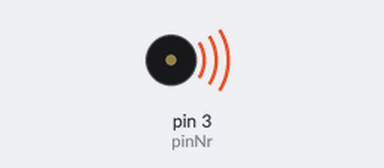
The sketch below on a simulated Arduino Nano, built with avr-gcc and run on an emulated ATmega328P. Shown: buzzer (waves = sounding).

Above: at 0.1 s.
At 11.0 s:
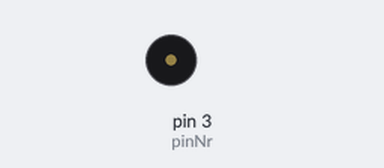
Timing chart, 0 to 12.5 s (numbered marks = the images above):
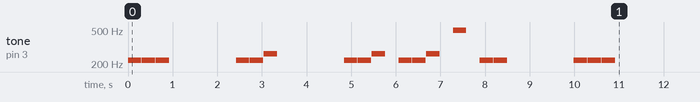

The sketch:

highwayToHell.ino
```cpp
//Arduino Board Used: Arduino Nano
//using D3 (pin 3) for the i/o of the buzzer


#define NOTE_B0  31
#define NOTE_C1  33
#define NOTE_CS1 35
#define NOTE_D1  37
#define NOTE_DS1 39
#define NOTE_E1  41
#define NOTE_F1  44
#define NOTE_FS1 46
#define NOTE_G1  49
#define NOTE_GS1 52
#define NOTE_A1  55
#define NOTE_AS1 58
#define NOTE_B1  62
#define NOTE_C2  65
#define NOTE_CS2 69
#define NOTE_D2  73
#define NOTE_DS2 78
#define NOTE_E2  82
#define NOTE_F2  87
#define NOTE_FS2 93
#define NOTE_G2  98
#define NOTE_GS2 104
#define NOTE_A2  110
#define NOTE_AS2 117
#define NOTE_B2  123
#define NOTE_C3  131
#define NOTE_CS3 139
#define NOTE_D3  147
#define NOTE_DS3 156
#define NOTE_E3  165
#define NOTE_F3  175
#define NOTE_FS3 185
#define NOTE_G3  196
#define NOTE_GS3 208
#define NOTE_A3  220
#define NOTE_AS3 233
#define NOTE_B3  247
#define NOTE_C4  262
#define NOTE_CS4 277
#define NOTE_D4  294
#define NOTE_DS4 311
#define NOTE_E4  330
#define NOTE_F4  349
#define NOTE_FS4 370
#define NOTE_G4  392
#define NOTE_GS4 415
#define NOTE_A4  440
#define NOTE_AS4 466
#define NOTE_B4  494
#define NOTE_C5  523
#define NOTE_CS5 554
#define NOTE_D5  587
#define NOTE_DS5 622
#define NOTE_E5  659
#define NOTE_F5  698
#define NOTE_FS5 740
#define NOTE_G5  784
#define NOTE_GS5 831
#define NOTE_A5  880
#define NOTE_AS5 932
#define NOTE_B5  988
#define NOTE_C6  1047
#define NOTE_CS6 1109
#define NOTE_D6  1175
#define NOTE_DS6 1245
#define NOTE_E6  1319
#define NOTE_F6  1397
#define NOTE_FS6 1480
#define NOTE_G6  1568
#define NOTE_GS6 1661
#define NOTE_A6  1760
#define NOTE_AS6 1865
#define NOTE_B6  1976
#define NOTE_C7  2093
#define NOTE_CS7 2217
#define NOTE_D7  2349
#define NOTE_DS7 2489
#define NOTE_E7  2637
#define NOTE_F7  2794
#define NOTE_FS7 2960
#define NOTE_G7  3136
#define NOTE_GS7 3322
#define NOTE_A7  3520
#define NOTE_AS7 3729
#define NOTE_B7  3951
#define NOTE_C8  4186
#define NOTE_CS8 4435
#define NOTE_D8  4699
#define NOTE_DS8 4978


const int pinNr = 3;
void setup() {
  pinMode(pinNr,OUTPUT);
  highwayToHell();
}

void loop() {

}

void highwayToHell(){

    hthGuitar();
//    hthGuitarPDrums();
}
//
// VOICE
//
void hthVoice(){
  //voice
    getNote(NOTE_G7,300); //Li
    getNote(NOTE_G7,300); //Ving
    getNote(NOTE_E7,300); //ea
    getNote(NOTE_E7,500); //sy
    delay(500);
    getNote(NOTE_G7,300); //Li
    getNote(NOTE_G7,300); //ving
    getNote(NOTE_E7,700); //free
    delay(500);
    getNote(NOTE_E7,300); //Sea
    delay(10);
    getNote(NOTE_G7,300); //son
    delay(10);
    getNote(NOTE_G7,300); //Ti
    delay(10);
    getNote(NOTE_E7,300); //che
    delay(10);
    getNote(NOTE_E7,300); //ts
    delay(10);
    getNote(NOTE_G7,300); //son
    getNote(NOTE_E7,100); //ts
    getNote(NOTE_E7,300); //ts
    getNote(NOTE_E7,700); //ts

}

//
//INTRO GUITAR
//
void hthGuitar(){
  getNote(NOTE_A3,300);
    delay(10);
    getNote(NOTE_A3,300);
    delay(10);
    getNote(NOTE_A3,300);

    delay(1500);
    //ta da DA
    getNote(NOTE_A3,300);
    delay(10);
    getNote(NOTE_A3,300);
    delay(10);
    getNote(NOTE_C4,300);

    delay(1500);
    //ta da DA
    getNote(NOTE_A3,300);
    delay(10);
    getNote(NOTE_A3,300);
    delay(10);
    getNote(NOTE_C4,300);

    delay(300);
    getNote(NOTE_A3,300);
    delay(10);
    getNote(NOTE_A3,300);
    delay(10);
    getNote(NOTE_C4,300);

    delay(300);
    getNote(NOTE_B4,300);
    delay(300);
    getNote(NOTE_A3,300);
    delay(10);
    getNote(NOTE_A3,300);

    delay(1500);
    getNote(NOTE_A3,300);
    delay(10);
    getNote(NOTE_A3,300);
    delay(10);
    getNote(NOTE_A3,300);
}
//
// GUITAR PLUS DRUMS
//
void hthGuitarPDrums(){
    getNote(NOTE_A3,300);
    delay(10);
    getNote(NOTE_A3,300);
    delay(10);
    getNote(NOTE_A3,300);

     //
    // Drums
    //
    getNote(NOTE_C3,200);
    delay(10);
    getNote(NOTE_C3,300);
    delay(10);
    getNote(NOTE_B2,50);
    delay(10);
    getNote(NOTE_C3,150);


    delay(1500);
    //ta da DA
    getNote(NOTE_A3,300);
    delay(10);
    getNote(NOTE_A3,300);
    delay(10);
    getNote(NOTE_C4,300);

    delay(1500);
    //ta da DA
    getNote(NOTE_A3,300);
    delay(10);
    getNote(NOTE_A3,300);
    delay(10);
    getNote(NOTE_C4,300);

    delay(300);
    getNote(NOTE_A3,300);
    delay(10);
    getNote(NOTE_A3,300);
    delay(10);
    getNote(NOTE_C4,300);

    delay(300);
    getNote(NOTE_B4,300);
    delay(300);
    getNote(NOTE_A3,300);
    delay(10);
    getNote(NOTE_A3,300);

    delay(1500);
    getNote(NOTE_A3,300);
    delay(10);
    getNote(NOTE_A3,300);
    delay(10);
    getNote(NOTE_A3,300);
}
void getNote(int xNote, int xDelay){
    tone(pinNr,xNote);
    delay(xDelay);// short enough delay to hear the fluctuation
    noTone(pinNr);
  digitalWrite(pinNr,HIGH);
}
```
